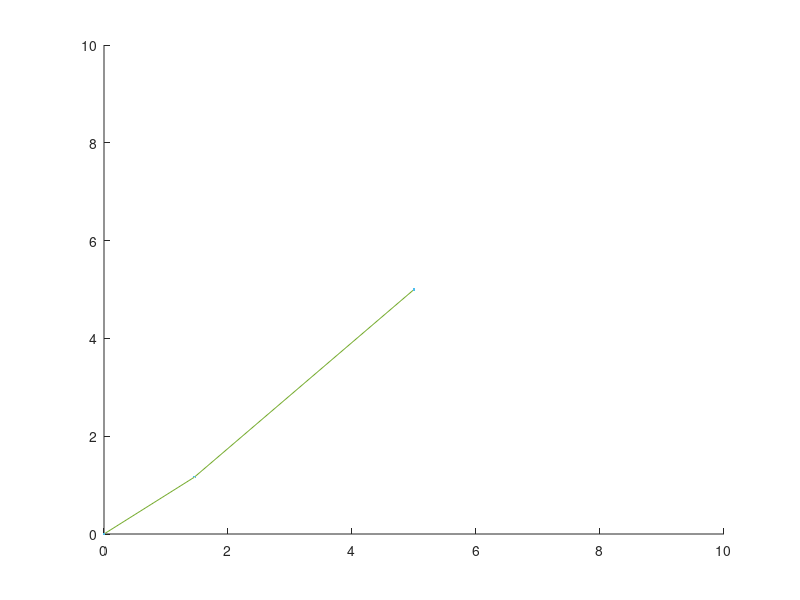

This figure's MATLAB source:


% h = animatedline('MaximumNumPoints',100);
% axis([0,4*pi,-1,1])
% 
% x = linspace(0,4*pi,1000);
% y = sin(x);
% for k = 1:length(x)
%     addpoints(h,x(k),y(k));
%     drawnow
% end



% x = [1 2];
% y = [1 2];
% h = animatedline(x,y,'Color','r','LineWidth',3);


% t = 0:pi/50:10*pi;
% st = sin(t);
% ct = cos(t);
% plot3(st,ct,t)

% 
% P0 = rand(7,3) ;
% P1 = rand(7,3) ;
% X = [P0(:,1) P1(:,1)] ;
% Y = [P0(:,2) P1(:,2)] ;
% Z = [P0(:,3) P1(:,3)] ;
% X = [1,2,3]
% plot3(X',Y',Z')
% hold on
% plot3(X',Y',Z','.')

% X = [1,2,3];
% Y = [2,4,6];
% Z = [3,2,1];
% 
% plot3(X,Y,Z.*sin(X))
% hold on
% plot3(X,Y,Z.*sin(X),'.')
% hold off
% pause(1);
% 

X = [1,2,6];
Y = [2,4,6];
Z = [3,2,1];

plot3(X,Y,Z)
pause(1);
hold on
plot3(X,Y,Z.*sin(X),'.')
hold off



% clear all;clc
% x=[0:.01:16]
% y=sin(3*x)
% figure(1);hold all
% Dx=50;y1=-1.2;y2=1.2;
% for n=1:1:numel(x)
%       plot(x,y);axis([x(n) x(n+Dx) y1 y2]);drawnow
% end
% 
% i = 0;
% 
% % hold all
%     
% while i<2
%     X = [1,2,1];
%     Y = [2,4,7];
%     Z = [3,6,1];
%     disp(i);
%     i = i + 1;
% %     hold on
%     plot3(X,Y,Z)
% %     plot3(X,Y,Z,'.')
% %     hold off
% %     drawnow
%     pause(1);
% end

% hold on
% plot3(1, 1, 1)


% x=0;y=0;
% fcn=@(u,v,z)x.^2+y.^2+u.^2+v.^2-z + 0./(abs(u)<=1) +0./(abs(v)<=1);
% ax=[-2 2 -2 2 0 5];
% fimplicit3(fcn,ax)
% axis(ax); xlabel 'U', ylabel 'V', zlabel 'Z'
% pause(2);

h = 1;
j = 1;

for i = (1:10)
    X = [0,0,sin(i)+2,5];
    Y = [0,0,cos(i)+2,5];
    Z = [0,5,sin(i)+2,sin(i)+2];
    try
        delete(h);
        delete(j);
    catch exception
        disp(exception);
    end
    hold on

    h = plot3(X, Y, Z)
    j = plot3(X, Y, Z, '.')
%     hold off
%     disp(X,Y,Z)
    axis([0 10 0 10 0 10]);
%     drawnow
    pause(2);

%     if i ~= 5
%         delete(h)
%         delete(i)
%     else
%         i = 1;
%     end


end




